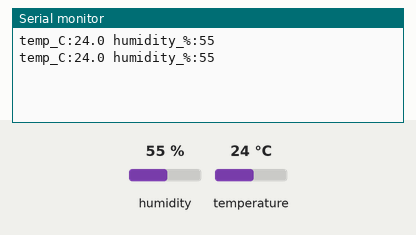
Recording of a sketch running on a simulated Arduino Uno, built with avr-gcc and run on an emulated ATmega328P. On the bench: the last lines printed to the serial monitor. The test bench sets the inputs (shaded band); at power-on: humidity 55 %, temperature 24 °C.

Above: at 4.8 s.
4.9 s: humidity set to 22 %
At 7.1 s:
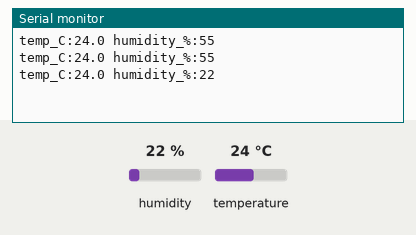
7.9 s: temperature set to 12 °C
At 9.5 s:
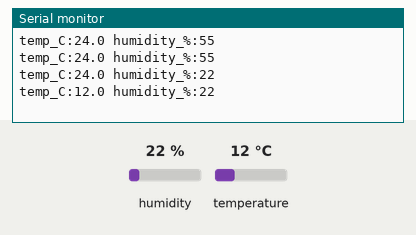
10.9 s: humidity set to 40 %
At 13.1 s:
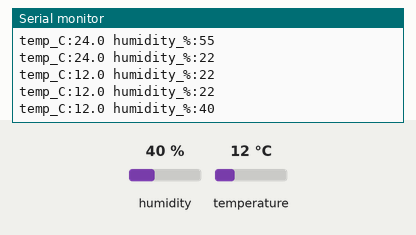
Timing chart, 0 to 14.6 s (numbered marks = the images above; inputs shaded):
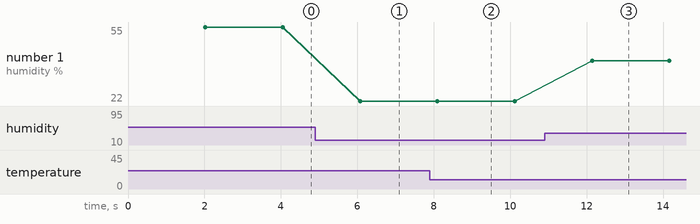

Measured:
- after the input at 4.9 s, the serial monitor: prints a new line after 1.2 s (image 1)
- after the input at 7.9 s, the serial monitor: prints a new line after 0.20 s (image 2)
- after the input at 10.9 s, the serial monitor: prints a new line after 1.2 s (image 3)
- plotted number 1: 55 → 22 after the input at 4.9 s, 22 → 40 after the input at 10.9 s

The sketch:

Climate.ino
```cpp
// Plots temperature and humidity from the kit's DHT11 sensor.
// Wiring (3-pin module): S -> pin 2, middle -> 5V, - -> GND. Plotter at 9600 baud.
// The DHT11 updates about once a second; breathe on it to watch the humidity jump.

#include <DHT.h>

DHT dht(2, DHT11);

void setup() {
  Serial.begin(9600);
  dht.begin();
}

void loop() {
  delay(2000);
  float t = dht.readTemperature(), h = dht.readHumidity();
  if (isnan(t) || isnan(h)) { Serial.println("Sensor not answering: check the wiring."); return; }
  Serial.print("temp_C:"); Serial.print(t, 1);
  Serial.print(" humidity_%:"); Serial.println(h, 0);
}
```
